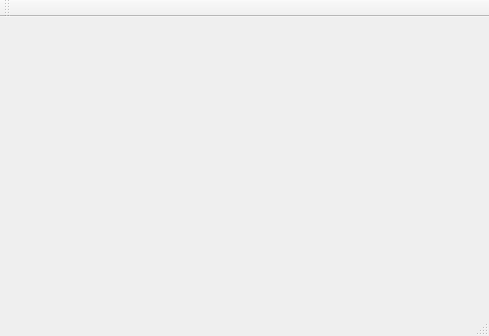
<?xml version="1.0" encoding="UTF-8"?>
<ui version="4.0">
 <class>MainWindow</class>
 <widget class="QMainWindow" name="MainWindow">
  <property name="geometry">
   <rect>
    <x>0</x>
    <y>0</y>
    <width>489</width>
    <height>336</height>
   </rect>
  </property>
  <property name="windowTitle">
   <string>MainWindow</string>
  </property>
  <widget class="QWidget" name="centralWidget">
   <widget class="QCustomPlot" name="Plot" native="true">
    <property name="geometry">
     <rect>
      <x>40</x>
      <y>10</y>
      <width>411</width>
      <height>251</height>
     </rect>
    </property>
   </widget>
  </widget>
  <widget class="QMenuBar" name="menuBar">
   <property name="geometry">
    <rect>
     <x>0</x>
     <y>0</y>
     <width>489</width>
     <height>22</height>
    </rect>
   </property>
  </widget>
  <widget class="QToolBar" name="mainToolBar">
   <attribute name="toolBarArea">
    <enum>TopToolBarArea</enum>
   </attribute>
   <attribute name="toolBarBreak">
    <bool>false</bool>
   </attribute>
  </widget>
  <widget class="QStatusBar" name="statusBar"/>
 </widget>
 <layoutdefault spacing="6" margin="11"/>
 <customwidgets>
  <customwidget>
   <class>QCustomPlot</class>
   <extends>QWidget</extends>
   <header>qcustomplot.h</header>
   <container>1</container>
  </customwidget>
 </customwidgets>
 <resources/>
 <connections/>
</ui>
